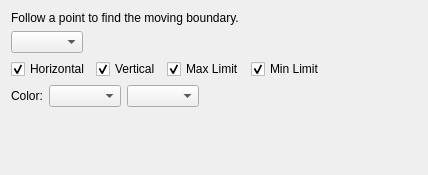
<?xml version="1.0" encoding="UTF-8"?>
<ui version="4.0">
 <class>Form</class>
 <widget class="QWidget" name="Form">
  <property name="geometry">
   <rect>
    <x>0</x>
    <y>0</y>
    <width>428</width>
    <height>175</height>
   </rect>
  </property>
  <property name="sizePolicy">
   <sizepolicy hsizetype="Expanding" vsizetype="Fixed">
    <horstretch>0</horstretch>
    <verstretch>0</verstretch>
   </sizepolicy>
  </property>
  <property name="mouseTracking">
   <bool>false</bool>
  </property>
  <property name="windowTitle">
   <string>Form</string>
  </property>
  <layout class="QVBoxLayout" name="verticalLayout">
   <item>
    <widget class="QLabel" name="label_2">
     <property name="text">
      <string>&lt;html&gt;&lt;head/&gt;&lt;body&gt;&lt;p&gt;Follow a point to find the moving boundary.&lt;/p&gt;&lt;/body&gt;&lt;/html&gt;</string>
     </property>
    </widget>
   </item>
   <item>
    <layout class="QHBoxLayout" name="horizontalLayout">
     <item>
      <widget class="QComboBox" name="Point"/>
     </item>
     <item>
      <spacer name="horizontalSpacer_3">
       <property name="orientation">
        <enum>Qt::Horizontal</enum>
       </property>
       <property name="sizeHint" stdset="0">
        <size>
         <width>40</width>
         <height>20</height>
        </size>
       </property>
      </spacer>
     </item>
    </layout>
   </item>
   <item>
    <layout class="QHBoxLayout" name="horizontalLayout_3">
     <item>
      <widget class="QCheckBox" name="H_line">
       <property name="sizePolicy">
        <sizepolicy hsizetype="Fixed" vsizetype="Fixed">
         <horstretch>0</horstretch>
         <verstretch>0</verstretch>
        </sizepolicy>
       </property>
       <property name="text">
        <string>Horizontal</string>
       </property>
       <property name="checked">
        <bool>true</bool>
       </property>
      </widget>
     </item>
     <item>
      <widget class="QCheckBox" name="V_line">
       <property name="sizePolicy">
        <sizepolicy hsizetype="Fixed" vsizetype="Fixed">
         <horstretch>0</horstretch>
         <verstretch>0</verstretch>
        </sizepolicy>
       </property>
       <property name="text">
        <string>Vertical</string>
       </property>
       <property name="checked">
        <bool>true</bool>
       </property>
      </widget>
     </item>
     <item>
      <widget class="QCheckBox" name="Max_Limit">
       <property name="text">
        <string>Max Limit</string>
       </property>
       <property name="checked">
        <bool>true</bool>
       </property>
      </widget>
     </item>
     <item>
      <widget class="QCheckBox" name="Min_Limit">
       <property name="text">
        <string>Min Limit</string>
       </property>
       <property name="checked">
        <bool>true</bool>
       </property>
      </widget>
     </item>
     <item>
      <spacer name="horizontalSpacer">
       <property name="orientation">
        <enum>Qt::Horizontal</enum>
       </property>
       <property name="sizeHint" stdset="0">
        <size>
         <width>40</width>
         <height>20</height>
        </size>
       </property>
      </spacer>
     </item>
    </layout>
   </item>
   <item>
    <layout class="QHBoxLayout" name="horizontalLayout_2">
     <item>
      <widget class="QLabel" name="label">
       <property name="sizePolicy">
        <sizepolicy hsizetype="Fixed" vsizetype="Preferred">
         <horstretch>0</horstretch>
         <verstretch>0</verstretch>
        </sizepolicy>
       </property>
       <property name="text">
        <string>Color:</string>
       </property>
      </widget>
     </item>
     <item>
      <widget class="QComboBox" name="Color"/>
     </item>
     <item>
      <widget class="QComboBox" name="Color_l"/>
     </item>
     <item>
      <spacer name="horizontalSpacer_2">
       <property name="orientation">
        <enum>Qt::Horizontal</enum>
       </property>
       <property name="sizeHint" stdset="0">
        <size>
         <width>40</width>
         <height>20</height>
        </size>
       </property>
      </spacer>
     </item>
    </layout>
   </item>
   <item>
    <spacer name="verticalSpacer">
     <property name="orientation">
      <enum>Qt::Vertical</enum>
     </property>
     <property name="sizeHint" stdset="0">
      <size>
       <width>20</width>
       <height>40</height>
      </size>
     </property>
    </spacer>
   </item>
  </layout>
 </widget>
 <resources/>
 <connections/>
</ui>
